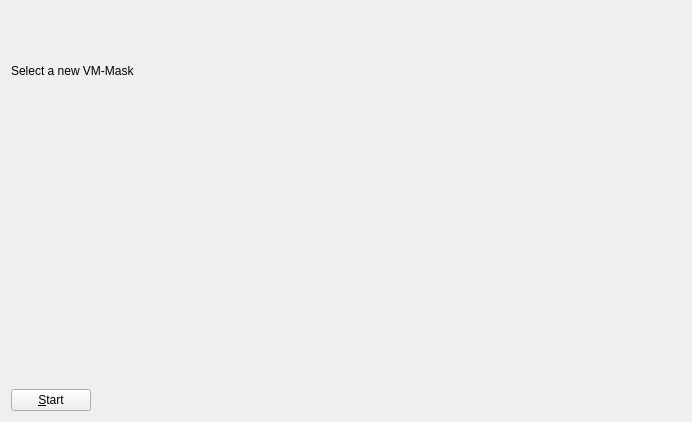
<?xml version="1.0" encoding="UTF-8"?>
<ui version="4.0">
 <class>WidgetNewTab</class>
 <widget class="QWidget" name="WidgetNewTab">
  <property name="geometry">
   <rect>
    <x>0</x>
    <y>0</y>
    <width>692</width>
    <height>422</height>
   </rect>
  </property>
  <property name="windowTitle">
   <string>Form</string>
  </property>
  <layout class="QGridLayout" name="gridLayout">
   <item row="2" column="0">
    <layout class="QVBoxLayout" name="verticalLayout_2">
     <item>
      <widget class="QLabel" name="label">
       <property name="text">
        <string>Select a new VM-Mask</string>
       </property>
      </widget>
     </item>
     <item>
      <widget class="QLabel" name="label_2">
       <property name="text">
        <string/>
       </property>
      </widget>
     </item>
     <item>
      <layout class="QVBoxLayout" name="chooseLayout"/>
     </item>
     <item>
      <widget class="QLabel" name="labelDescription">
       <property name="sizePolicy">
        <sizepolicy hsizetype="Preferred" vsizetype="Preferred">
         <horstretch>0</horstretch>
         <verstretch>0</verstretch>
        </sizepolicy>
       </property>
       <property name="minimumSize">
        <size>
         <width>0</width>
         <height>10</height>
        </size>
       </property>
       <property name="text">
        <string/>
       </property>
       <property name="alignment">
        <set>Qt::AlignLeading|Qt::AlignLeft|Qt::AlignTop</set>
       </property>
       <property name="wordWrap">
        <bool>true</bool>
       </property>
      </widget>
     </item>
     <item>
      <layout class="QHBoxLayout" name="horizontalLayout">
       <item>
        <widget class="QPushButton" name="btnStartVmMask">
         <property name="text">
          <string>&amp;Start</string>
         </property>
        </widget>
       </item>
       <item>
        <spacer name="horizontalSpacer">
         <property name="orientation">
          <enum>Qt::Horizontal</enum>
         </property>
         <property name="sizeHint" stdset="0">
          <size>
           <width>40</width>
           <height>20</height>
          </size>
         </property>
        </spacer>
       </item>
      </layout>
     </item>
     <item>
      <layout class="QVBoxLayout" name="execLayout">
       <property name="sizeConstraint">
        <enum>QLayout::SetMinimumSize</enum>
       </property>
      </layout>
     </item>
    </layout>
   </item>
  </layout>
 </widget>
 <resources/>
 <connections/>
</ui>
